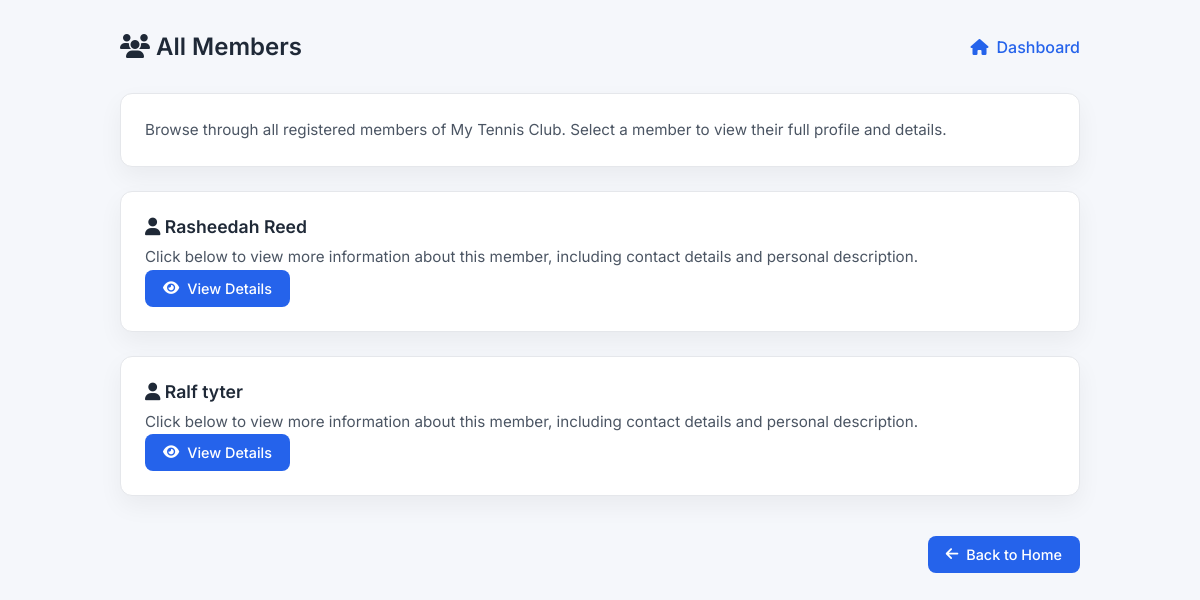
Before: /my_first_app/ with the older database file.
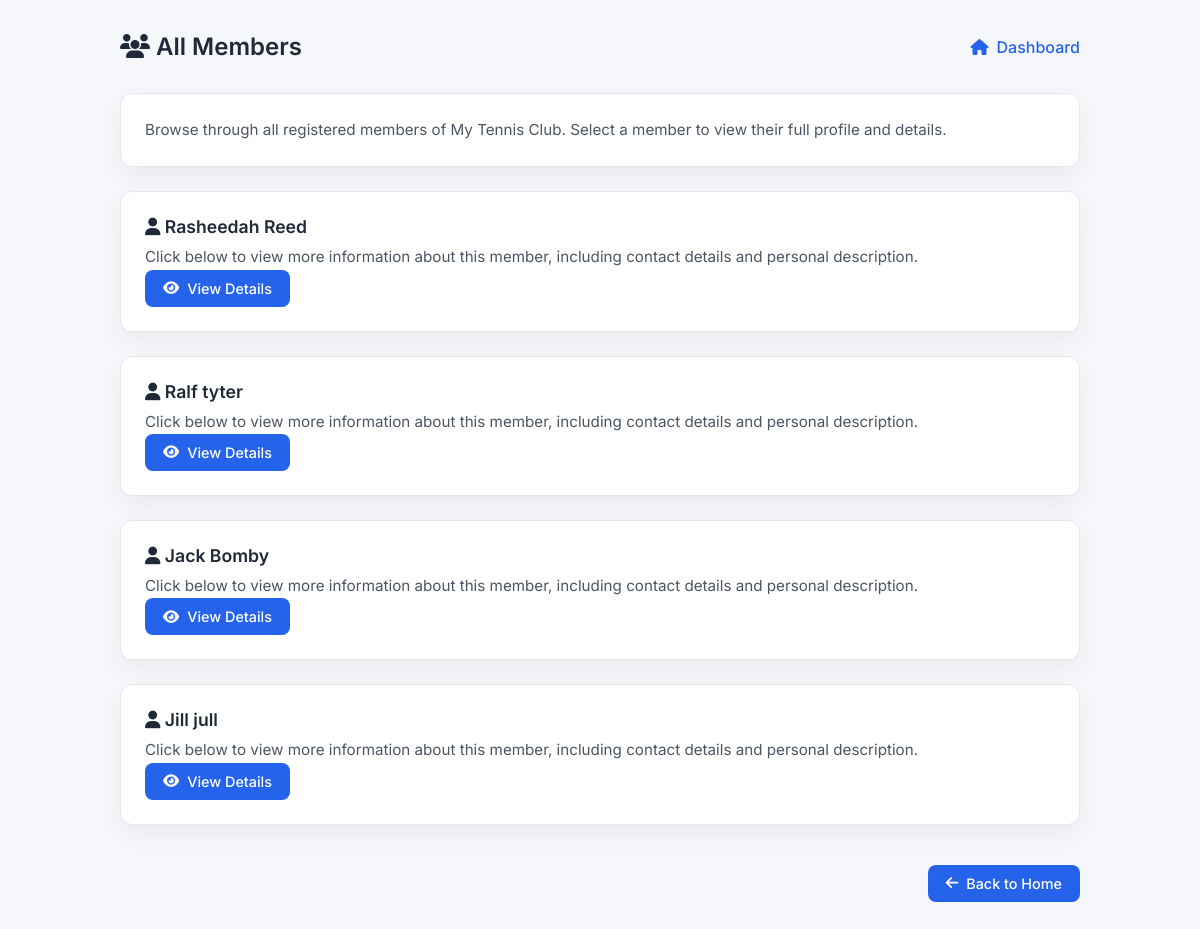
After: the same page with the newer database file.
### my_first_app/models.py (models this page shows, shortened)
class Item(models.Model):
    name = models.CharField(max_length=255)
    lastname = models.CharField(max_length=255)
    description = models.TextField()
    hobby = models.CharField(null=True, max_length=100)
    phone = models.IntegerField(null=True)

### my_first_app/views.py (the view)
# urls.py: path('my_first_app/' , views.my_first_app, name='my_first_app'),
def my_first_app(request):
  myitems = Item.objects.all().values()
  template = loader.get_template('all_items.html')
  context = {
    'myitems': myitems,
  }
  return HttpResponse(template.render(context, request))

### my_first_app/templates/all_items.html (shortened to what this page needs)
{% extends "master.html" %}
{% block content %}
<div class="header">
  <h1>
    <i class="fa-solid fa-users"></i>
    All Members
  </h1>
  <a href="/">
    <i class="fa-solid fa-house"></i>
    Dashboard
  </a>
</div>
<div class="card">
  <p>
    Browse through all registered members of My Tennis Club.
    Select a member to view their full profile and details.
  </p>
</div>
{% for x in myitems %}
<div class="card">
  <h3>
    <i class="fa-solid fa-user"></i>
    {{ x.name }} {{ x.lastname }}
  </h3>
  <p>
    Click below to view more information about this member,
    including contact details and personal description.
  </p>
  <a href="details/{{ x.id }}" class="back-btn">
    <i class="fa-solid fa-eye"></i>
    View Details
  </a>
</div>
{% endfor %}
<div class="back-wrapper">
  <a href="/" class="back-btn">
    <i class="fa-solid fa-arrow-left"></i>
    Back to Home
  </a>
</div>
{% endblock %}

### my_first_app/templates/master.html (shortened to what this page needs)
<!DOCTYPE html>
<html lang="en">
<head>
  <link rel="stylesheet" href="https://cdnjs.cloudflare.com/ajax/libs/font-awesome/6.5.0/css/all.min.css"/>
</head>
<body>
  <div class="layout">
    {% block content %}
    {% endblock %}
  </div>
</body>
</html>

### my_first_app/templates/master.html (style rules this page uses)
* { box-sizing: border-box; margin: 0; padding: 0; font-family: 'Inter', sans-serif; }
body { background: #f5f7fb; color: #1f2937; min-height: 100vh; }
.layout { max-width: 1000px; margin: 0 auto; padding: 32px 20px; }
.header { display: flex; justify-content: space-between; align-items: center; margin-bottom: 32px; }
.header h1 { font-size: 1.5rem; font-weight: 600; }
.header a { text-decoration: none; color: #2563eb; font-weight: 500; display: flex; align-items: center; gap: 8px; }
.card { background: #ffffff; border-radius: 12px; padding: 24px; box-shadow: 0 10px 25px rgba(0,0,0,0.05); margin-bottom: 24px; border: 1px solid #e5e7eb; }
.card h3 { margin-bottom: 8px; font-size: 1.1rem; font-weight: 600; }
.card p { color: #4b5563; line-height: 1.6; font-size: 0.95rem; }
.back-wrapper { margin-top: 40px; text-align: right; }
.back-btn { display: inline-flex; align-items: center; gap: 8px; padding: 10px 18px; background: #2563eb; color: #ffffff; border-radius: 8px; text-decoration: none; font-weight: 500; font-size: 0.9rem; }

Changed rows visible on the page:
added Item: name "Jack", lastname "Bomby"
added Item: name "Jill", lastname "jull"
